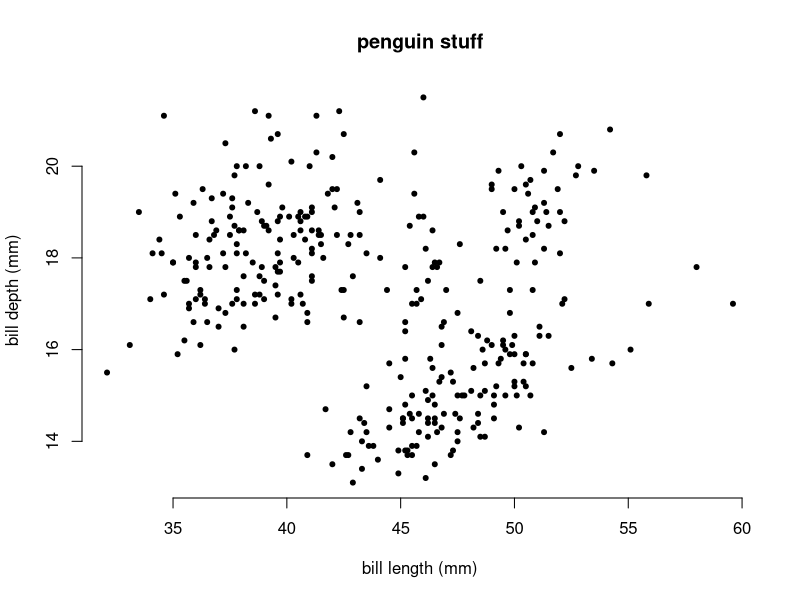
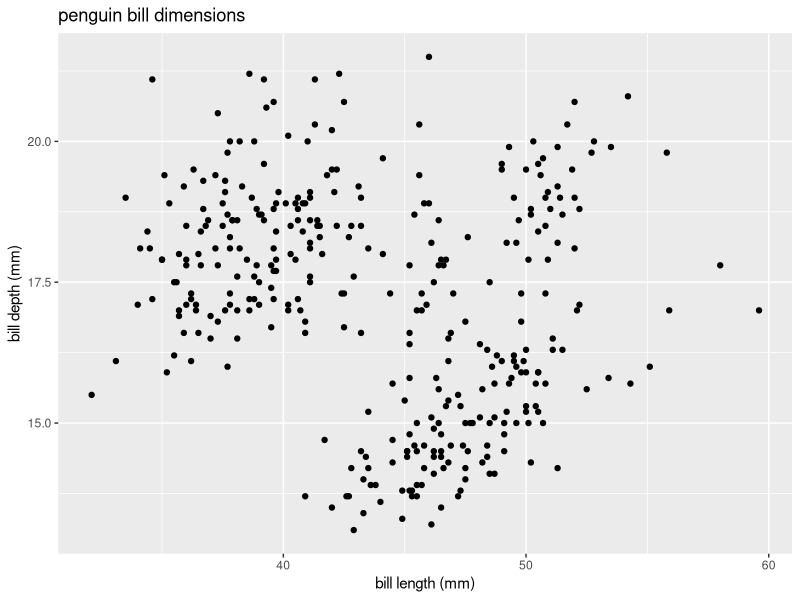
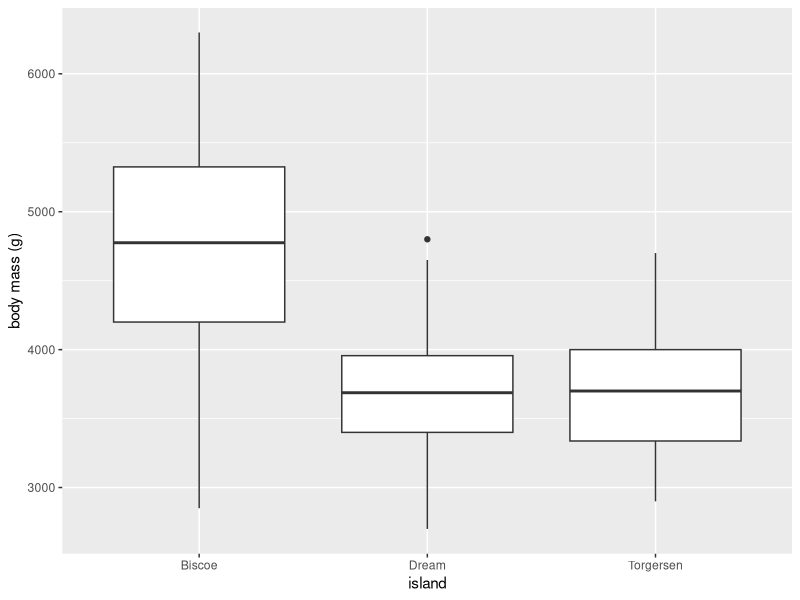
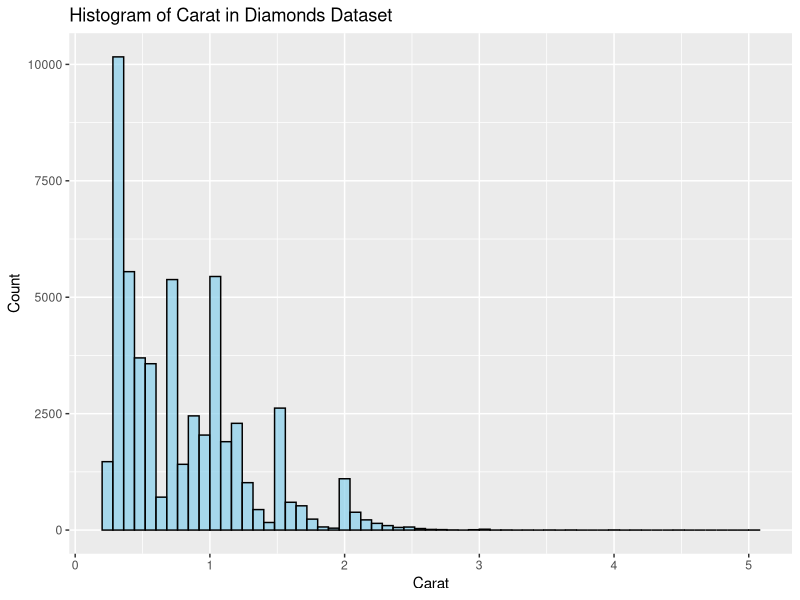
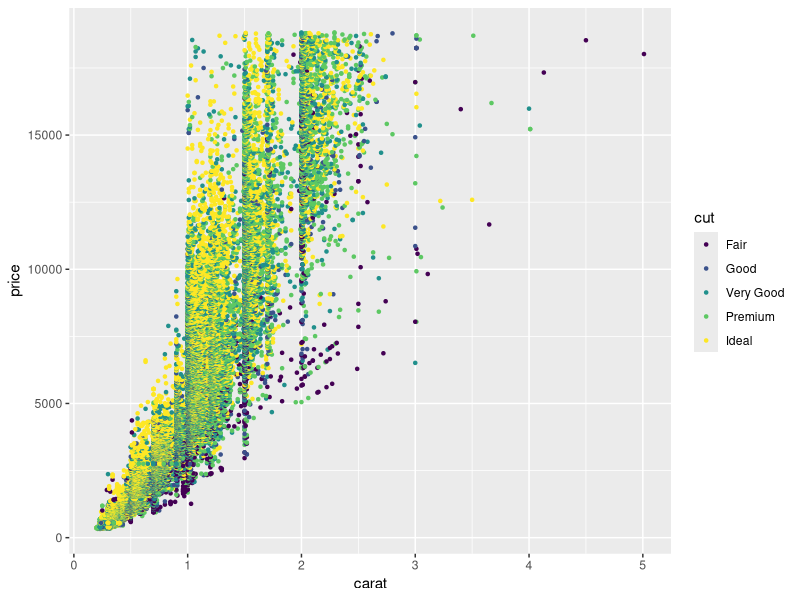
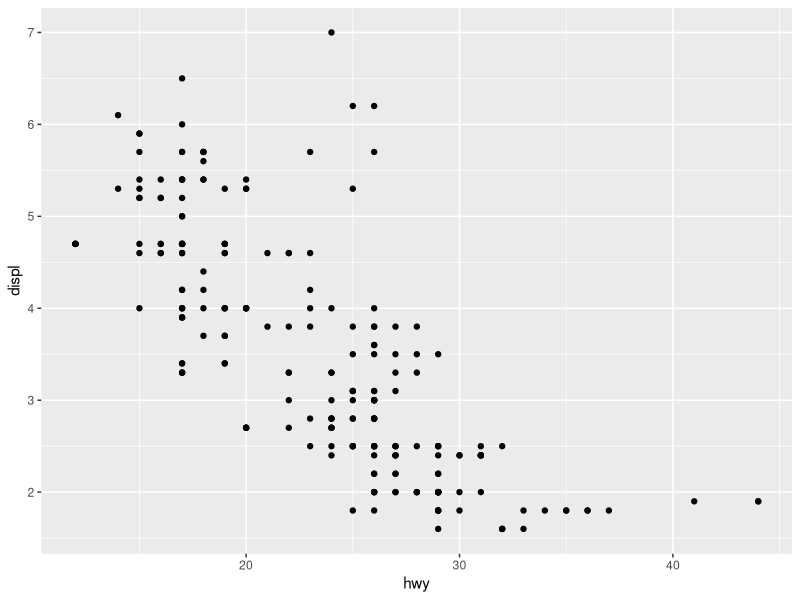
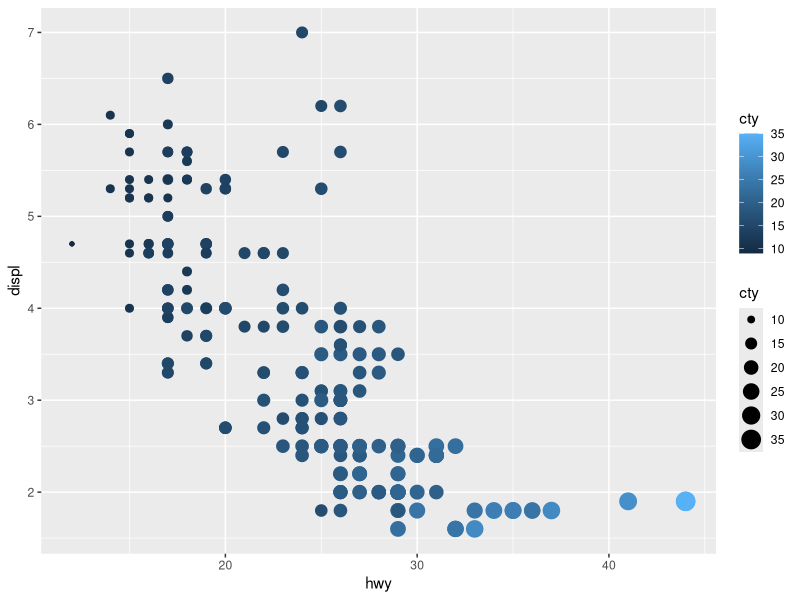
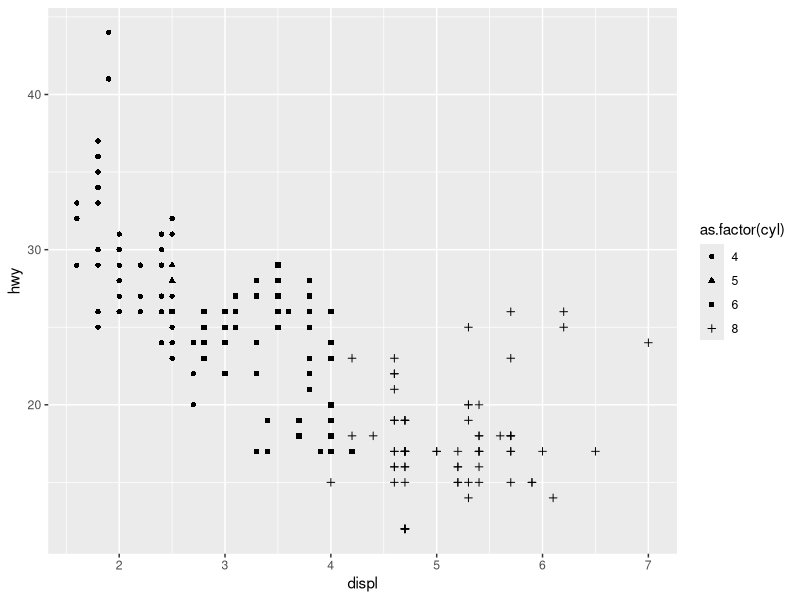

These charts were generated, in order, by the following R code:

  # assignment 1
# ~~~~~~~~~`penguins~~~~~~~~~`
# 1) How many rows are in penguins? How many columns?
      # 344 rows, 8 columns

# 2) What does the bill_depth_mm variable in the penguins data frame describe? Read the help for ?penguinsLinks to an external site. to find out.
      # "a number denoting bill depth (millimeters)"

# 3) Make a scatterplot of bill_depth_mm vs. bill_length_mm. That is, make a scatterplot with bill_depth_mm on the y-axis and bill_length_mm on the x-axis. Describe the relationship between these two variables.
  library(palmerpenguins)      # load data frame to use
  head(penguins)               # display the first few rows of dataframe
  x <- penguins$bill_length_mm # assign value to variable
  y <- penguins$bill_depth_mm  # assign value to variable
  
  # plot() arguments: 
  # plot(x data, y data, main title, x label, y label, plot character / symbol, border or no border)
  plot(x, y, main = "penguin stuff",
       xlab = "bill length (mm)",
       ylab = "bill depth (mm)",
       pch = 20, frame = FALSE)
  
  
  library(palmerpenguins) # load data frame to use
  library(ggplot2)        # load ggplot2 package
  ggplot(penguins, aes(x=bill_length_mm, y=bill_depth_mm)) + 
    geom_point() + 
    labs(title="penguin bill dimensions",
         x="bill length (mm)",
         y="bill depth (mm)")
  # It seems like penguins that have either a very short or very long bill don't seem to commonly
  # have a bill that's small in depth.
  
  
# 4) What happens if you make a scatterplot of species vs. bill_depth_mm? What might be a better choice of geom?
    # I ran the above code from 3) but replaced the x axis with species. It showed a box plot graph which would be a better fit.
  
# 5) Write the code to create the following graph [pictured: geom box plot]. What does it show?
    # Regarding the body mass for each island, the geom box plot shows the spread with quartiles and whiskers,
    # and outliers are shown with points
  
  library(palmerpenguins)
  library(tidyverse)

  ggplot(data = penguins, mapping = aes(x = island, y = body_mass_g)) +
    geom_boxplot() +
    labs(x = "island",
         y = "body mass (g)")

# ~~~~~~~diamonds~~~~~~~
# 1)  Make a histogram of the carat variable in the diamonds dataset that is available when you load the 
  # tidyverse package. Experiment with different binwidths.  What binwidth reveals the most interesting patterns?
  
  install.packages("tidyverse")
  library(tidyverse)
  ggplot(diamonds, aes(x=carat)) + 
    geom_histogram(binwidth=.08, fill="skyblue", color="black", alpha=0.7) +
    labs(title="Histogram of Carat in Diamonds Dataset", x="Carat", y="Count")
  # I think a binwdith of .08 shows a good amount of data without being too overbearing.
  
# 2) Write the code to create the following graph. What does it show?
  library(ggplot2)
  ggplot(diamonds, aes(x=carat, y=price, color=cut)) +
    geom_point(shape=20)
  # It shows the price and carat of each diamond, as well as the cut being shown by color
  
  
# ~~~~~~~~~ mpgs ~~~~~~~~~
  # 3 mpg
  # 1) The mpg data frame that is bundled with the ggplot2 package contains 234 observations collected by the US Environmental Protection Agency on 38 car models. 
  # Which variables in mpg are categorical? Which variables are numerical? 
  #   (Hint: Type ?mpgLinks to an external site. to read the documentation for the dataset.) 
  
    # categorical: manufacturer, model, trans, drv, fl, class, 
    # numerical: displ, year, cyl, cty, hwy
    # you can see this information when running mpg when looking at the data in the columns and noticing a pattern
  
  #   2) Make a scatterplot of hwy vs. displ using the mpg data frame. 
  #   Next, map a third, numerical variable to color, then size, then both color and size, then shape. 
  #   How do these aesthetics behave differently for categorical vs. numerical variables?
  
  library(ggplot2)
  # first graph
  ggplot(mpg, aes(x=hwy, y=displ)) + geom_point()
  # second graph
  ggplot(mpg, aes(x=hwy, y=displ, color = cty, size=cty)) + geom_point()
  # third graph
  ggplot(mpg, aes(x=displ, y=hwy, shape=as.factor(cyl))) + geom_point()
  
  # I noticed that there's a gradient of color used for numerical values
  # The size of the point also scales with the graph
  
  #   3) In the scatterplot of hwy vs. displ, what happens if you map a third variable to linewidth?
  ggplot(mpg, aes(x=displ, y=hwy, linewidth=year)) + geom_point()
  # It looks the same to me? I'm guessing it's supposed to change the width of the border but there isn't one for some shapes
  
